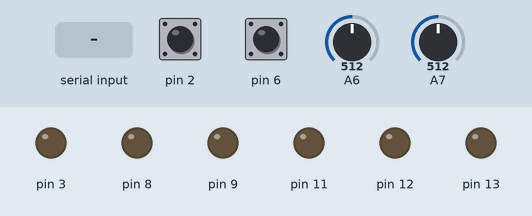
Bench run of a sketch on a simulated Arduino Nano, built with avr-gcc and run on an emulated ATmega328P. On the bench: output pins drawn as LEDs (lit = HIGH). Inputs (shaded band) come from the test bench; at power-on: pin 2 HIGH, pin 6 HIGH, A6 = 512, A7 = 512.

Above: at 1.2 s.
1.3 s: "B" received over Serial
At 2.2 s:
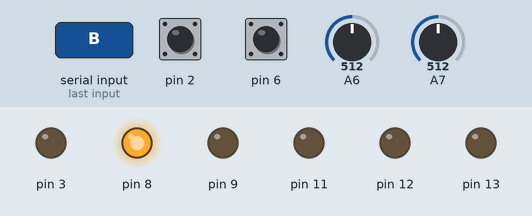
2.9 s: "a90\n" received over Serial
At 3.4 s:
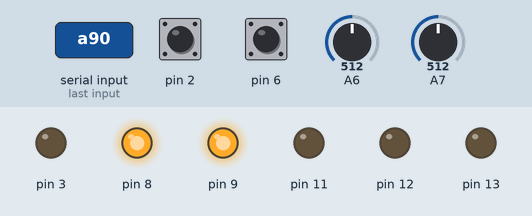
Timing chart, 0 to 5.9 s (numbered marks = the images above; inputs shaded):
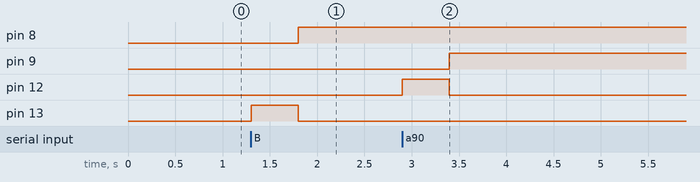

The sketch:

Fader.ino
```cpp
#include <CapacitiveSensor.h>

// Motor shield ping mappings
#define DIRA 12
#define DIRB 13

#define SPEEDA 3
#define SPEEDB 11

#define CURRENTA A0
#define CURRENTB A1

#define BRAKEA 9
#define BRAKEB 8

// Which ADC pins read the fader position
#define SLIDERA A6
#define SLIDERB A7

// Source pin for CapacitiveSensor, common for both faders
#define SRC_SENSOR_PIN 4

// CapacitiveSensor destination pin for fader A
#define DST_SENSOR_A 2

// CapacitiveSensor destination pin for fader A
#define DST_SENSOR_B 6

// How many samples to collect from each fader. Default is 30 in the examples, 10 is faster and stable enough
#define SAMPLES 10

// Threshold value above which the sensor is definitely touched
#define TOUCHSENSE 100

int absolute(int relative) {
  if (relative == 127 || relative == 128)
    return 511;

  int ret = round(relative * 3.75);

  if (relative > 128)
    ret += 66;

  return ret;
}

int relative(int absolute) {
  if (absolute <= 476)
    return round(absolute / 3.75);

  if (absolute >= 548)
    return round((absolute - 66) / 3.75);

  return 128;
}

struct Slider {
  int currentPos = -1;

  int dirPin;
  int speedPin;
  int posPin;
  int brakePin;
  char channelName;

  boolean wasTouched = false;

  Slider::Slider(int dir, int speed, int pos, int brake, char name) {
    dirPin = dir;
    speedPin = speed;
    posPin = pos;
    brakePin = brake;
    channelName = name;

    pinMode(dirPin, OUTPUT);
    pinMode(speedPin, OUTPUT);
    pinMode(posPin, INPUT);
    pinMode(brakePin, OUTPUT);

    digitalWrite(dirPin, 0);
    digitalWrite(speedPin, 0);
    digitalWrite(brakePin, 0);

    setPos(0);
  }

  void Slider::setPos(int newPos) {
    // constrain the value to the acceptable range
    newPos = max(min(newPos, 255), 0);

    // was I already there
    if (newPos == currentPos)
      return;

    // target position in absolute values
    const int target = absolute(newPos);

    // how far are we from the target position
    int delta = analogRead(posPin) - target;

    if (abs(delta) < 2) {
      // weird, we were already there, remember the position for next iteration
      currentPos = newPos;
      return;
    }

    // when the distance is larger than this, run at full speed. Below this distance, run slower
    const int limit = 900;

    int wasZero = 0;

    for (int i = 0; i < 3; i++) {
      int cnt = 0;

      digitalWrite(brakePin, LOW);

      int oldADelta = 0;

      int adelta;

      // The following algorithm tries to reach the target without overshooting too much
      // by starting at full speed then slowing down as it gets closer to the target.
      // Thresholds are experimentally set for the 12V power supply
      while ((adelta = abs(delta = analogRead(posPin) - target)) > 1) {

        // give the motor a full voltage to start moving
        digitalWrite(dirPin, delta > 0 ? 1 : 0);
        digitalWrite(speedPin, 1);

        if (adelta < limit) {
          boolean highSpeed = false;

          if (adelta < 300) {
            if (oldADelta - adelta > 2) {
              // moving too fast, would overshoot the target position
              digitalWrite(brakePin, HIGH);
              highSpeed = true;
            }
            else
              digitalWrite(brakePin, LOW);
          }

          // after a short time of running at full speed to get the motor started, set speed by PWM
          delayMicroseconds(adelta > 200 ? 150 : 80);
          analogWrite(speedPin, map(adelta, 0, limit, highSpeed ? 0 : 110, 255));
        }

        oldADelta = adelta;

        // don't insist for too long, bail out if we can't reach the target position in a reasonable time
        if (++cnt > 500)
          break;
      }

      digitalWrite(brakePin, HIGH);
      digitalWrite(speedPin, LOW);
      digitalWrite(dirPin, LOW);

      if (cnt == 0 ) {
        if (wasZero) {
          // was already in the target position, we're done
          break;
        }
        else
          wasZero = 1;
      }
      else
        wasZero = 0;

      delay(1);
    }

    currentPos = newPos;
  }

  int Slider::readPos() {
    // 256 values, 128 for each direction, same max number of speed steps as supported by loco decoders

    return relative(analogRead(posPin));
  }

  int lastReportedValue = -1;
  long lastReportedTime = -1;

  void touch() {
    currentPos = readPos();

    if (currentPos != lastReportedValue || abs(millis() - lastReportedTime) > 500) {
      Serial.print('{');
      Serial.print(channelName);
      Serial.print(':');
      Serial.print(currentPos);
      Serial.println('}');

      lastReportedValue = currentPos;
      lastReportedTime = millis();
    }

    if (currentPos == 127 || currentPos == 128) {
      // try to bring the slider to the center and keep it there
      const int delta = analogRead(posPin) - 511;

      const int adelta = abs(delta);

      if (adelta > 2) {
        digitalWrite(dirPin, delta > 0 ? 1 : 0);
        analogWrite(speedPin, map(adelta, 0, 40, 130, 100));
        wasTouched = true;
      }
      else {
        digitalWrite(speedPin, LOW);
      }
    }
    else {
      digitalWrite(speedPin, LOW);
    }
  }

  void release() {
    if (wasTouched) {
      digitalWrite(dirPin, LOW);
      digitalWrite(speedPin, LOW);
      wasTouched = false;

      const int pos = readPos();

      if (pos == 127 || pos == 128) {
        currentPos = -1;
        setPos(128);
      }
    }
  }
};

// Position reading and setting wrappers for the two faders
Slider sliderA = Slider(DIRA, SPEEDA, SLIDERA, BRAKEA, 'A');
Slider sliderB = Slider(DIRB, SPEEDB, SLIDERB, BRAKEB, 'B');

// Capacitive sensors to detect when a finger is placed on the fader
CapacitiveSensor cs_4_2 = CapacitiveSensor(4, 2);
CapacitiveSensor cs_4_6 = CapacitiveSensor(4, 6);

void reset() {
  cs_4_2.reset_CS_AutoCal();
  cs_4_6.reset_CS_AutoCal();

  sliderA.currentPos = -1;
  sliderB.currentPos = -1;
}

void version() {
  Serial.println("{Fader:v1}");
}

void setup() {
  Serial.begin(115200);

  // faster than default PWM for smoother motor control
  TCCR2B = TCCR2B & B11111000 | B00000001;

  cs_4_2.set_CS_Timeout_Millis(200);
  cs_4_6.set_CS_Timeout_Millis(200);

  reset();
}

// new setting received from JMRI for one of the faders
int newValue = 0;

void loop() {
  long total1 =  cs_4_6.capacitiveSensor(SAMPLES);

  boolean ignoreA;

  if (total1 > TOUCHSENSE) {
    // When channel A is touched it becomes the master and sends the new position to JMRI
    sliderA.touch();
    ignoreA = true;
  }
  else {
    sliderA.release();
    ignoreA = false;
  }

  total1 = cs_4_2.capacitiveSensor(SAMPLES);

  boolean ignoreB;

  if (total1 > TOUCHSENSE) {
    // When channel B is touched it becomes the master and sends the new position to JMRI
    sliderB.touch();
    ignoreB = true;
  }
  else {
    sliderB.release();
    ignoreB = false;
  }

  if (Serial.available() > 0) {
    // New position is received from JMRI as a "<position><channel>" string
    const int newByte = Serial.read();

    if (newByte == 'r') {
      reset();
    }
    else if (newByte == 'v') {
      version();
    }
    else if (newByte >= '0' && newByte <= '9')
      newValue = newValue * 10 + newByte - '0';
    else {
      if (newByte == 'a' || newByte == 'A') {
        if (!ignoreA)
          sliderA.setPos(newValue);
      }
      else if (newByte == 'b' || newByte == 'B') {
        if (!ignoreB)
          sliderB.setPos(newValue);
      }

      newValue = 0;
    }
  }
}
```

Measured:
- after the input at 1.3 s, pin 8: LOW → HIGH after 0.50 s; pin 13: LOW → HIGH at once, → LOW 0.50 s later
- after the input at 2.9 s, pin 9: LOW → HIGH after 0.50 s; pin 12: LOW → HIGH at once, → LOW 0.50 s later
